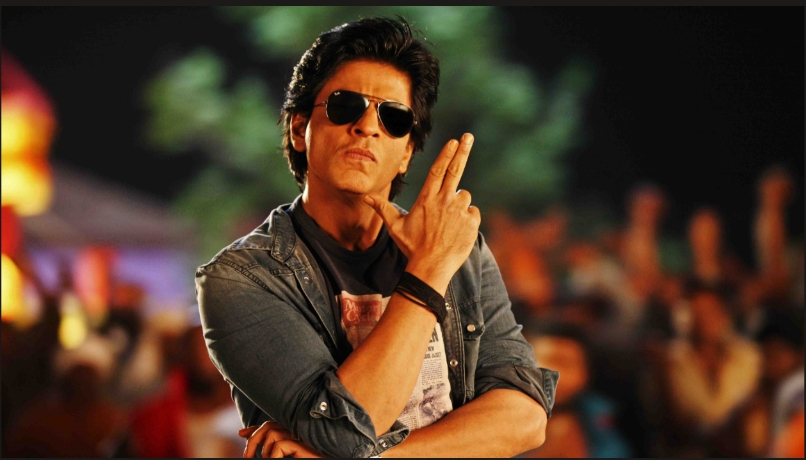
#> input picture Sharukh Khan Image.jpeg, 806 x 460 px, found by its file name
$ jupyter execute CV_Intro.ipynb
#> lines starting #> are read from the running program, lines starting #| are printed output that depends on the picture
<a href="https://colab.research.google.com/github/Optimus0205/Computer-Vision/blob/main/CV_Intro.ipynb" target="_parent"></a>

Importing Image

[cell 1]
import cv2
import numpy as np

[cell 2]
# Read image
img = cv2.imread("/content/Sharukh Khan Image.jpeg")
#> img is the input picture: shape (460, 806, 3); mean B, G, R 37, 55.3, 79.2

[cell 3]
# Check image shape
print("Shape:", img.shape)
#| Shape: (460, 806, 3)

[cell 4]
# Pixel values as a NumPy array
print(img)
#> (printed output is left out)

Converting Color img into Grey scale img

[cell 5]
import cv2

# Read color image
img = cv2.imread("/content/Sharukh Khan Image.jpeg")

[cell 6]
img

[cell 7]
# Convert to grayscale
gray = cv2.cvtColor(img, cv2.COLOR_BGR2GRAY)
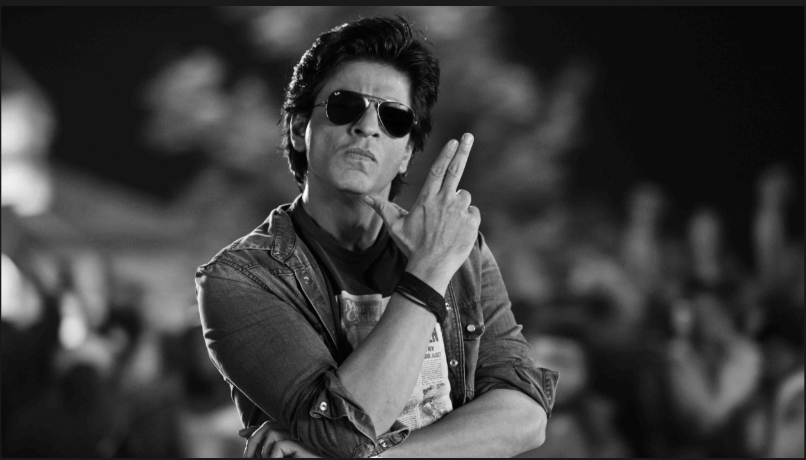
#> gray: shape (460, 806); min 0, max 252, mean 60.4


$ run again, with 14 Segmentation for Self Driving Car.png saved as Sharukh Khan Image.jpeg
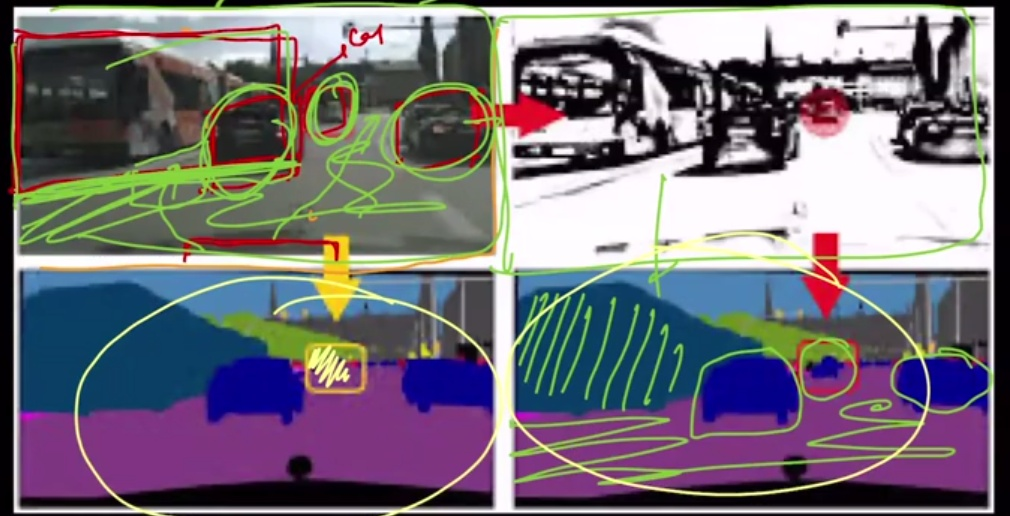
#> input picture 14 Segmentation for Self Driving Car.png, 1010 x 516 px, found by its file name
#> img is the input picture: shape (516, 1010, 3); mean B, G, R 120.2, 110.8, 116.1
#| Shape: (516, 1010, 3)
#> (printed output is left out)
#> `gray = cv2.cvtColor(img, cv2.COLOR_BGR2GRAY)`:
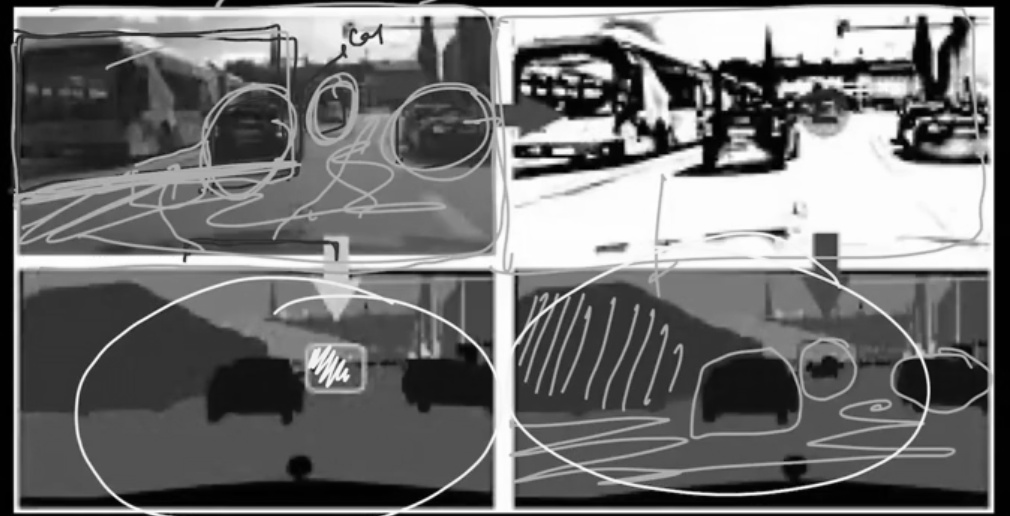
#> gray: shape (516, 1010); min 0, max 255, mean 113.5
